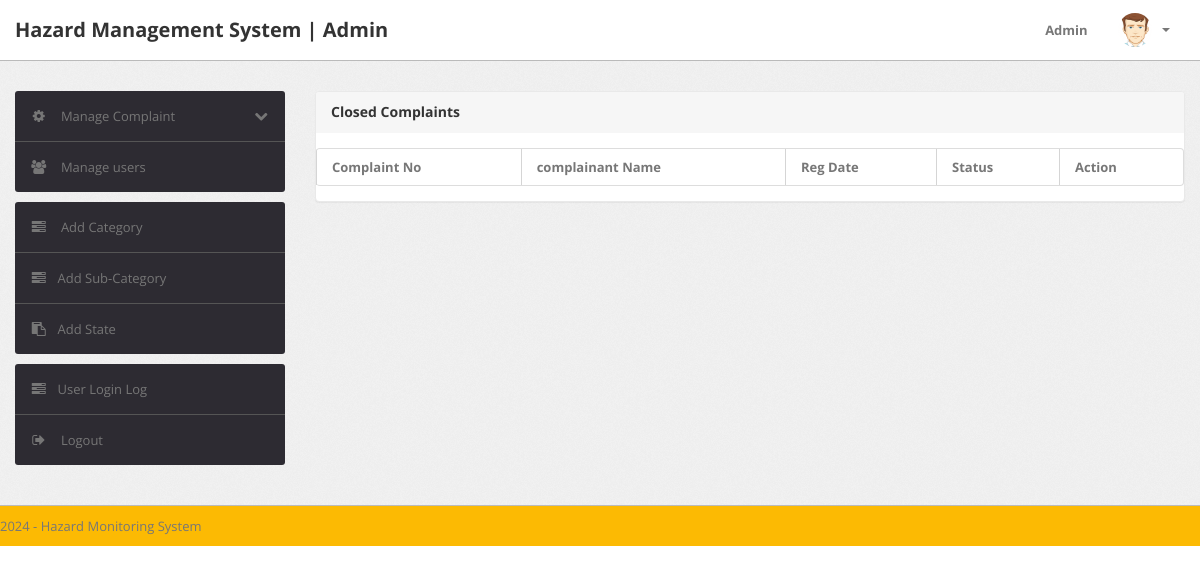
The app's page /admin/notprocess-complaint.php (signed in), older data.
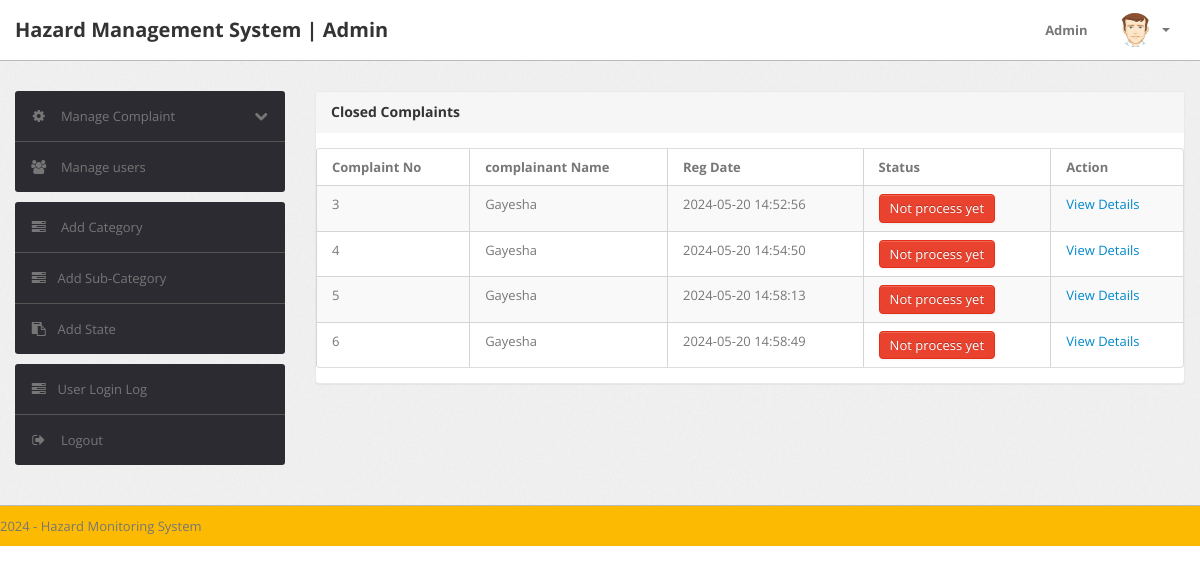
The same page, newer data.
### tables this page shows
CREATE TABLE `tblcomplaints` (
  `complaintNumber` int(11) NOT NULL,
  `userId` int(11) NOT NULL,
  `category` int(11) NOT NULL,
  `subcategory` varchar(255) NOT NULL,
  `complaintType` varchar(255) NOT NULL,
  `state` varchar(255) NOT NULL,
  `noc` varchar(255) NOT NULL,
  `complaintDetails` mediumtext NOT NULL,
  `complaintFile` varchar(255) DEFAULT NULL,
  `regDate` timestamp NOT NULL DEFAULT current_timestamp(),
  `status` varchar(50) DEFAULT NULL,
  `lastUpdationDate` timestamp NOT NULL DEFAULT '0000-00-00 00:00:00' ON UPDATE current_timestamp()
);

CREATE TABLE `users` (
  `id` int(11) NOT NULL,
  `fullName` varchar(255) DEFAULT NULL,
  `userEmail` varchar(255) DEFAULT NULL,
  `password` varchar(255) DEFAULT NULL,
  `contactNo` bigint(11) DEFAULT NULL,
  `address` tinytext DEFAULT NULL,
  `State` varchar(255) DEFAULT NULL,
  `country` varchar(255) DEFAULT NULL,
  `pincode` int(6) DEFAULT NULL,
  `userImage` varchar(255) DEFAULT NULL,
  `regDate` timestamp NOT NULL DEFAULT current_timestamp(),
  `updationDate` timestamp NOT NULL DEFAULT '0000-00-00 00:00:00' ON UPDATE current_timestamp(),
  `status` int(1) NOT NULL
);

### admin/notprocess-complaint.php (the view, shortened to what this page needs)
<?php
include('include/config.php');
if(strlen($_SESSION['alogin'])==0)
	{
header('location:index.php');
}
else{
?>
<!DOCTYPE html>
<html lang="en">
<head>
	<link type="text/css" href="bootstrap/css/bootstrap.min.css" rel="stylesheet">
	<link type="text/css" href="bootstrap/css/bootstrap-responsive.min.css" rel="stylesheet">
	<link type="text/css" href="css/theme.css" rel="stylesheet">
	<link type="text/css" href="images/icons/css/font-awesome.css" rel="stylesheet">
</head>
<body>
<?php include('include/header.php');?>
	<div class="wrapper">
		<div class="container">
			<div class="row">
<?php include('include/sidebar.php');?>
			<div class="span9">
					<div class="content">
	<div class="module">
							<div class="module-head">
								<h3>Closed Complaints</h3>
							</div>
							<div class="module-body table">
								<table cellpadding="0" cellspacing="0" border="0" class="datatable-1 table table-bordered table-striped	 display" >
									<thead>
										<tr>
											<th>Complaint No</th>
											<th> complainant Name</th>
											<th>Reg Date</th>
											<th>Status</th>
											<th>Action</th>
										</tr>
									</thead>
<tbody>
<?php
$query=mysqli_query($bd, "select tblcomplaints.*,users.fullName as name from tblcomplaints join users on users.id=tblcomplaints.userId where tblcomplaints.status is null ");
while($row=mysqli_fetch_array($query))
{
?>
										<tr>
											<td><?php echo htmlentities($row['complaintNumber']);?></td>
											<td><?php echo htmlentities($row['name']);?></td>
											<td><?php echo htmlentities($row['regDate']);?></td>
											<td><button type="button" class="btn btn-danger">Not process yet</button></td>
											<td>   <a href="complaint-details.php?cid=<?php echo htmlentities($row['complaintNumber']);?>"> View Details</a>
											</td>
											</tr>
										<?php  } ?>
										</tbody>
								</table>
							</div>
						</div>
					</div>
				</div>
			</div>
		</div>
	</div>
<?php include('include/footer.php');?>
</body>
<?php } ?>

Row changes from the older to the newer data that the page shows:
added tblcomplaints: complaintNumber "3", userId.fullName "Gayesha", regDate "2024-05-20 14:52:56"
added tblcomplaints: complaintNumber "4", userId.fullName "Gayesha", regDate "2024-05-20 14:54:50"
added tblcomplaints: complaintNumber "5", userId.fullName "Gayesha", regDate "2024-05-20 14:58:13"
added tblcomplaints: complaintNumber "6", userId.fullName "Gayesha", regDate "2024-05-20 14:58:49"
